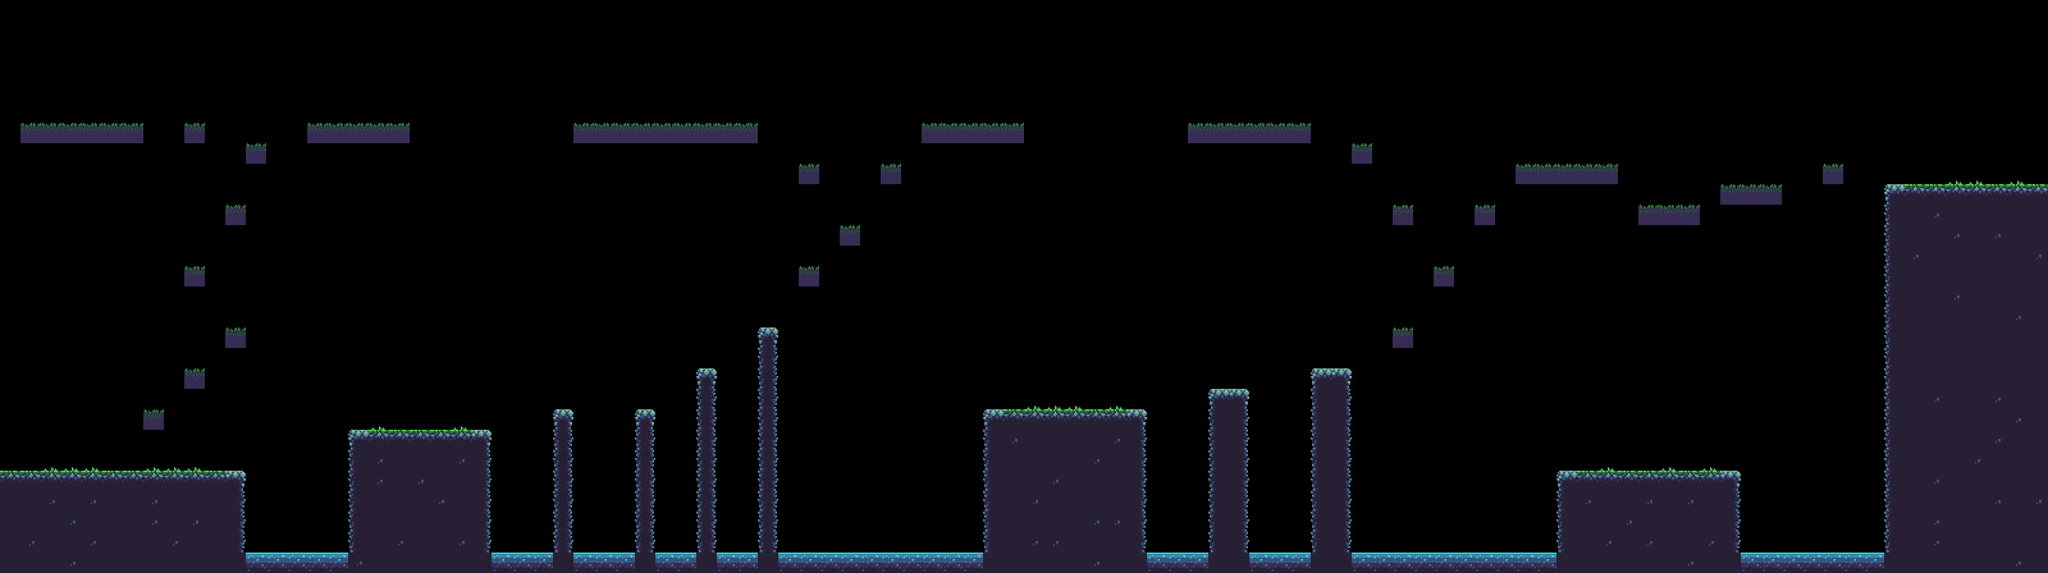

Below is a game level as drawn by its tile map, then a one-line description and the .tmx that defines it (tile-layer data replaced by summaries):
An orthogonal 100x28 tile map with 32x32 px tiles, 3 tile layers (Tiles, Decor, EnemyCollision) and 57 objects.

<map version="1.4" tiledversion="1.4.3" orientation="orthogonal" renderorder="right-down" width="100" height="28" tilewidth="32" tileheight="32" infinite="0" nextlayerid="8" nextobjectid="70">
 <tileset firstgid="1" source="../cool.tsx" />
 <layer id="1" name="Tiles" width="100" height="28">
  <data>[2800 cells, 585 non-empty, 12 distinct tile ids]</data>
 </layer>
 <layer id="2" name="Decor" width="100" height="28">
  <data>[2800 cells, 18 non-empty, 1 distinct tile ids]</data>
 </layer>
 <objectgroup id="3" name="Coins">
  <object id="6" gid="77" x="65.3333" y="101.333" width="32" height="32" />
  <object id="7" gid="77" x="97.3333" y="101.333" width="32" height="32" />
  <object id="8" gid="77" x="129.333" y="101.333" width="32" height="32" />
  <object id="9" gid="77" x="524" y="117.333" width="32" height="32" />
  <object id="10" gid="77" x="560" y="117.333" width="32" height="32" />
  <object id="11" gid="77" x="352" y="737.333" width="32" height="32" />
  <object id="12" gid="77" x="353.333" y="449.333" width="32" height="32" />
  <object id="13" gid="77" x="288" y="353.333" width="32" height="32" />
  <object id="14" gid="77" x="289.333" y="544" width="32" height="32" />
  <object id="15" gid="77" x="640" y="609.333" width="32" height="32" />
  <object id="16" gid="77" x="672" y="609.333" width="32" height="32" />
  <object id="17" gid="77" x="609.333" y="609.333" width="32" height="32" />
  <object id="18" gid="77" x="993.333" y="558.667" width="32" height="32" />
  <object id="19" gid="77" x="864" y="560" width="32" height="32" />
  <object id="20" gid="77" x="1088" y="494.667" width="32" height="32" />
  <object id="21" gid="77" x="1184" y="426.667" width="32" height="32" />
  <object id="22" gid="77" x="1313.33" y="222.667" width="32" height="32" />
  <object id="23" gid="77" x="992" y="193.333" width="32" height="32" />
  <object id="24" gid="77" x="1024" y="193.333" width="32" height="32" />
  <object id="25" gid="77" x="1056" y="193.333" width="32" height="32" />
  <object id="26" gid="77" x="1472" y="161.333" width="32" height="32" />
  <object id="27" gid="77" x="1504" y="161.333" width="32" height="32" />
  <object id="28" gid="77" x="1536" y="161.333" width="32" height="32" />
  <object id="29" gid="77" x="1920" y="193.333" width="32" height="32" />
  <object id="30" gid="77" x="1953.33" y="193.333" width="32" height="32" />
  <object id="31" gid="77" x="2173.33" y="256" width="32" height="32" />
  <object id="32" gid="77" x="2305.33" y="256" width="32" height="32" />
  <object id="33" gid="77" x="2241.33" y="354.667" width="32" height="32" />
  <object id="34" gid="77" x="2081.33" y="577.333" width="32" height="32" />
  <object id="35" gid="77" x="1921.33" y="609.333" width="32" height="32" />
  <object id="37" gid="77" x="2561.33" y="736" width="32" height="32" />
  <object id="38" gid="77" x="1536" y="640" width="32" height="32" />
  <object id="39" gid="77" x="2593.33" y="289.333" width="32" height="32" />
  <object id="40" gid="77" x="2720" y="258.667" width="32" height="32" />
  <object id="41" gid="77" x="2849.33" y="180" width="32" height="32" />
  <object id="42" gid="77" x="2464" y="257.333" width="32" height="32" />
  <object id="49" gid="77" x="3008" y="288" width="32" height="32" />
  <object id="50" gid="77" x="3042.67" y="288" width="32" height="32" />
  <object id="54" gid="77" x="2976" y="258.667" width="32" height="32" />
  <object id="55" gid="77" x="3074.67" y="257.333" width="32" height="32" />
  <object id="56" gid="77" x="2996" y="212" width="32" height="32" />
  <object id="57" gid="77" x="3053.33" y="210.667" width="32" height="32" />
 </objectgroup>
 <objectgroup id="4" name="Goal">
  <object id="58" gid="32" x="3120" y="289.333" width="32" height="32" />
 </objectgroup>
 <objectgroup id="5" name="Enemies">
  <object id="3" gid="124" x="1860" y="192" width="32" height="32" />
  <object id="4" gid="124" x="904" y="193.334" width="32" height="32" />
  <object id="5" gid="124" x="2437.33" y="737.333" width="32" height="32" />
 </objectgroup>
 <layer id="6" name="EnemyCollision" width="100" height="28">
  <data>[2800 cells, 6 non-empty, 1 distinct tile ids]</data>
 </layer>
 <objectgroup id="7" name="Spikes">
  <object id="59" gid="76" x="2432" y="257.333" width="32" height="32" />
  <object id="60" gid="76" x="1565.33" y="640" width="32" height="32" />
  <object id="61" gid="76" x="1600" y="640" width="32" height="32" />
  <object id="62" gid="76" x="606.667" y="672" width="32" height="32" />
  <object id="63" gid="76" x="640" y="672" width="32" height="32" />
  <object id="64" gid="76" x="672" y="672" width="32" height="32" />
  <object id="65" gid="76" x="97.3333" y="194.667" width="32" height="32" />
  <object id="66" gid="76" x="542.667" y="194.667" width="32" height="32" />
  <object id="67" gid="76" x="1504" y="194.667" width="32" height="32" />
  <object id="68" gid="76" x="2590.67" y="322.667" width="32" height="32" />
  <object id="69" gid="76" x="2720" y="290.667" width="32" height="32" />
 </objectgroup>
</map>